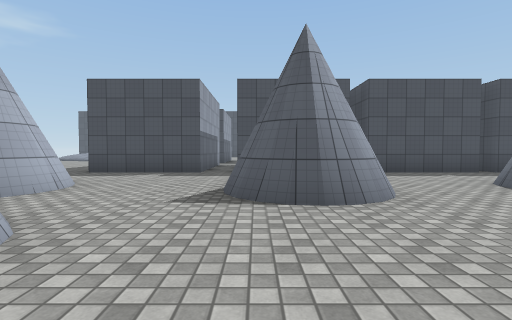
view 1 (above)

21 first-person views from a walk through a 3-D level made in the Unity game engine. The camera is 1.2 m above the floor, tilts 2° down and sees 85° across. The floor is counted in squares, 2 m on a side. Each view is taken from the middle of a square. On the plan, view 1 faces up. The plan holds only what a view shows up to about 9 squares ahead; the rest is blank. The place goes on beyond the plan. Surface patterns are stand-ins for the level's own textures.

view 2
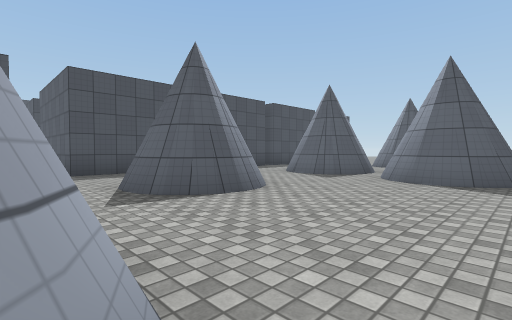

view 3
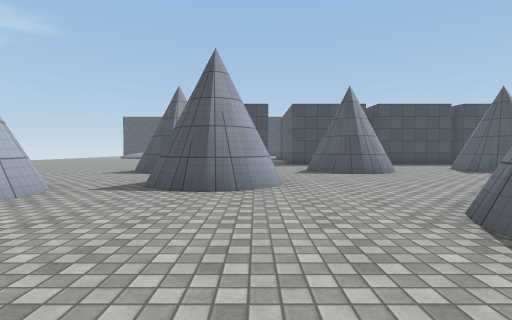

view 4
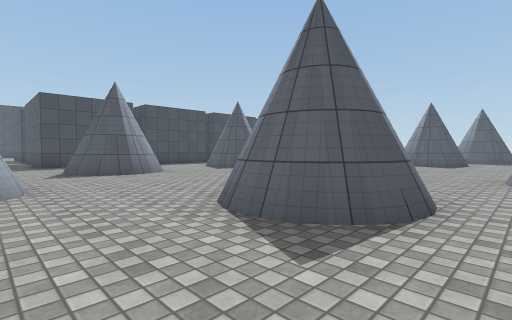

view 5
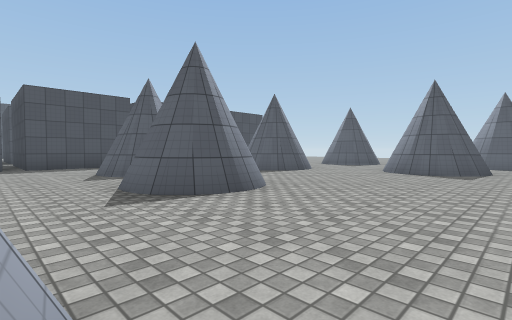

view 6
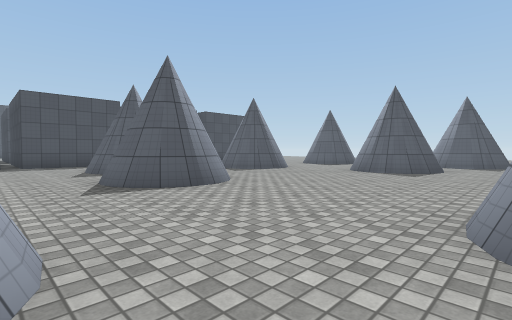

view 7
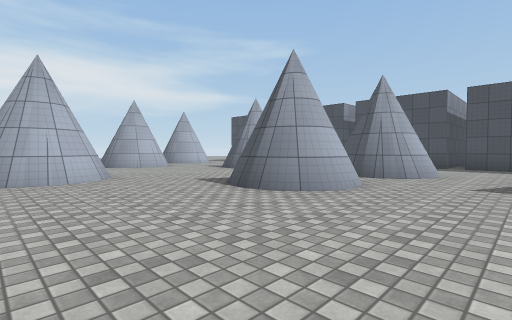

view 8
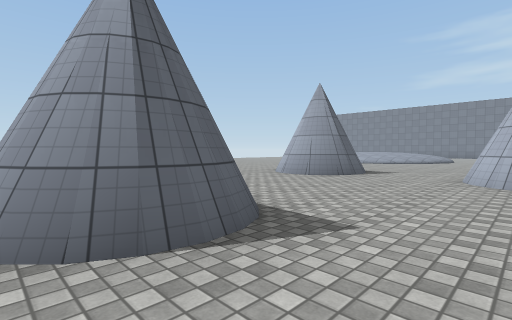

view 9
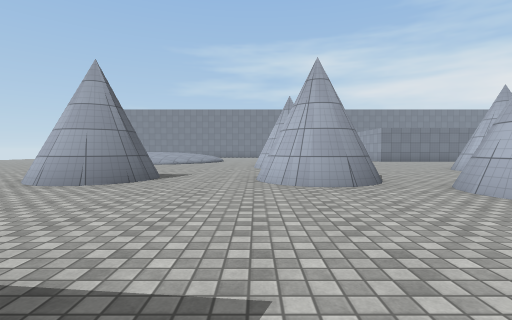

view 10
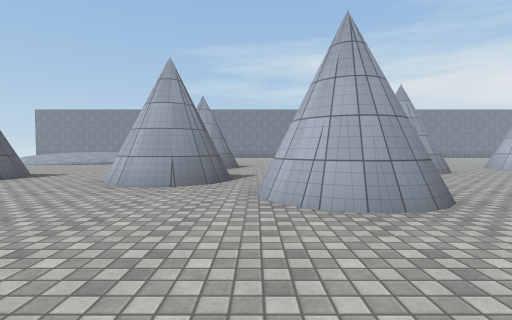

view 11
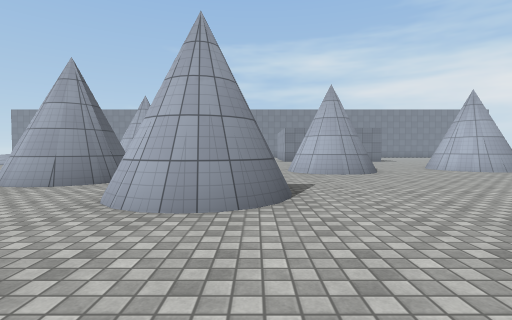

view 12
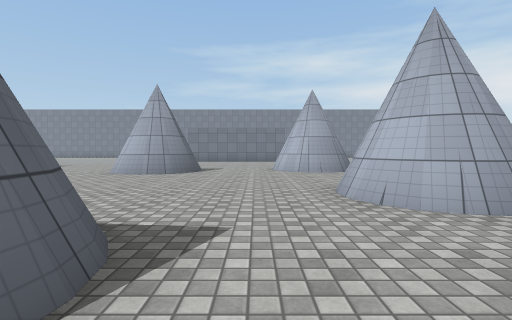

view 13
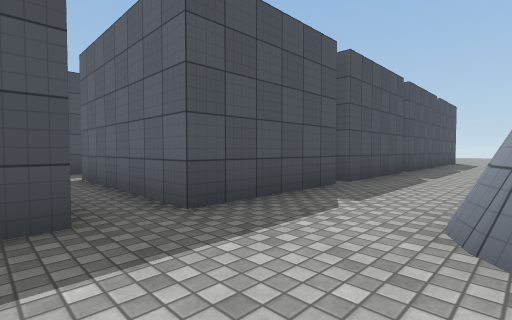

view 14
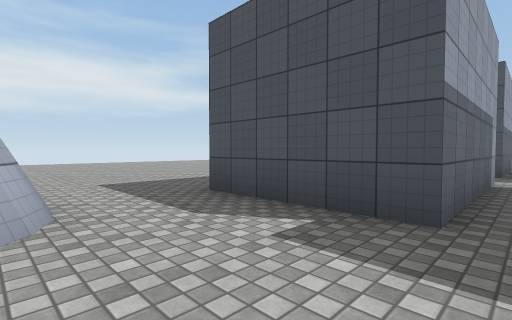

view 15
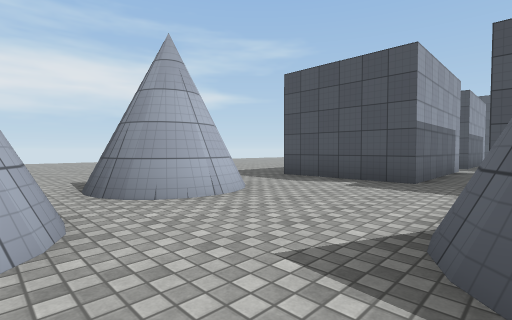

view 16
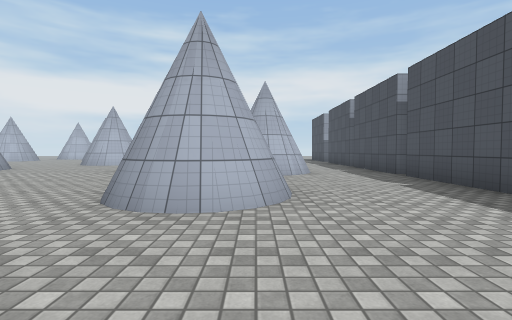

view 17
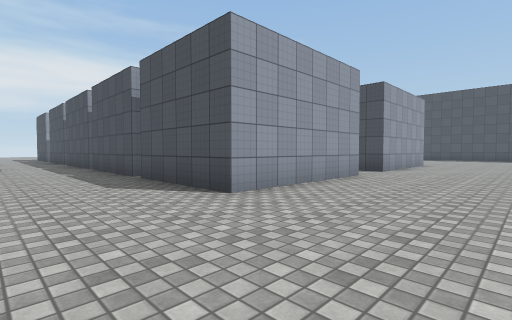

view 18
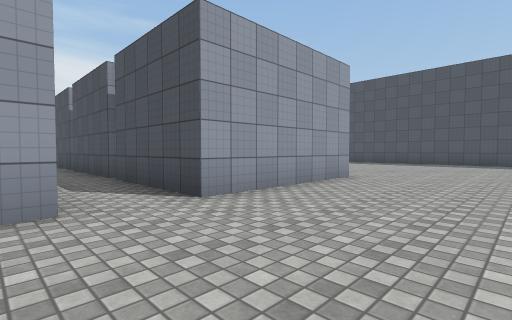

view 19
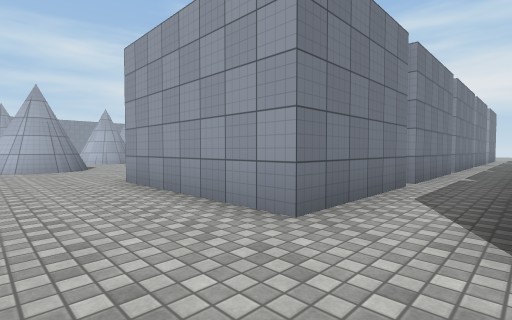

view 20
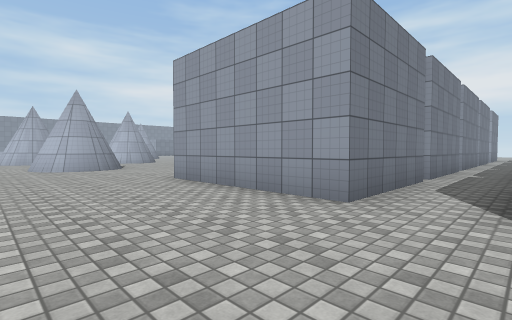

view 21
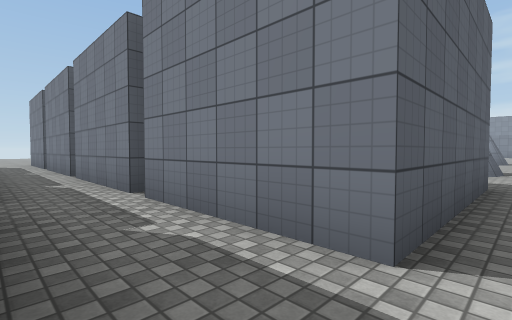

### Floor plan
Key: @ floor where view 1 was taken; # wall or solid block; x gap in a wall; . floor; / step, stairs or slope.
Columns run from 12 left of view 1 to 16 right of it. Each row starts with its distance up from view 1.
 22                           ..
 21                          ...
 20                         .....
 19                         .....
 18                          ....
 17                          #...
 16           #              #...
 15           #              #...
 14           #.             #...
 13           #.#    #########...
 12            ..................
 11           #.##############...
 10    ..     #.#  #         #...
  9   .....   #.#  #         #...
  8  .......###.##############...
  7 .............................
  6 .............................
  5    .... #/..##...##..........
  4  ......##/..##...##..##..//..
  3  ......//........x...##..##/
  2      .../##.....##......
  1       /./##.....##......
  0       #/.//.@.........##
 -1        /.....#........##
 -2         ....###.......##..#
 -3          ....#............#
 -4         ##......##........
 -5          #......##.........
 -6           ...... /.##...##.
 -7          ....... ..##...#
 -8          .....#..... ...
 -9          ##..##/.... .....
-10           #.. #/...##.....

Positions as (right, up) in squares from view 1, and headings:
1: (0, 0), facing up
2: (-2, 0), facing up-right
3: (-2, -4), facing up
4: (-2, -4), facing up-right
5: (2, -3), facing up-right
6: (2, -4), facing up-right
7: (8, -3), facing up-left
8: (8, 0), facing down-right
9: (9, -1), facing down
10: (6, -1), facing down
11: (4, -1), facing down
12: (-1, -1), facing down
13: (-2, 5), facing up-right
14: (-1, 5), facing up-left
15: (0, 2), facing up-left
16: (13, 4), facing left
17: (16, 5), facing up-left
18: (16, 11), facing up-left
19: (15, 13), facing down-left
20: (16, 13), facing down-left
21: (-1, 13), facing down-right
